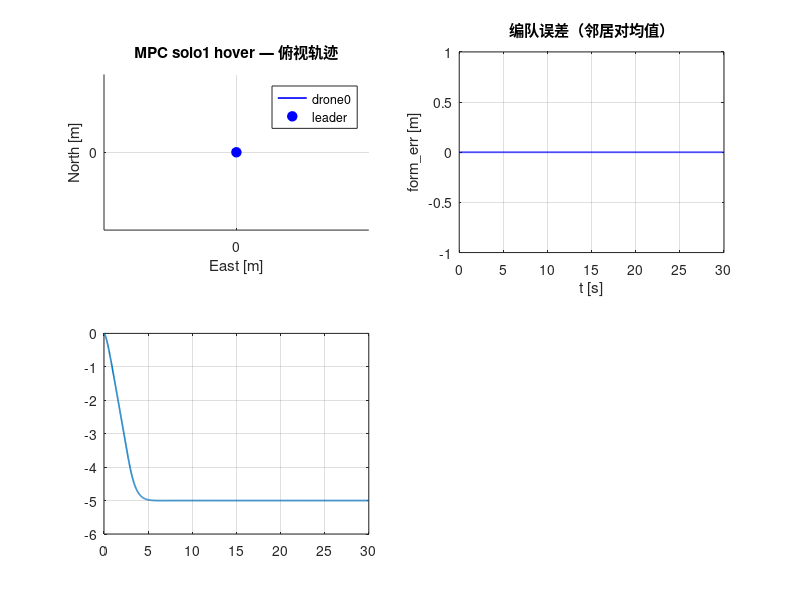

The MATLAB script that drew this image: (Note: this script raises an error after producing the figure.)
function res = mpc_solo1_hover()
%MPC_SOLO1_HOVER  自包含 MPC 验证：单机 × 悬停
%
% 直接运行此文件，无需任何外部依赖（不需要 .slx / 工具箱 / acados）。
%
% ── 场景 ──────────────────────────────────────────────────────────────
% 队形 : solo1（单机，1 机）
% 运动 : hover（悬停）
% 时长 : T = 30 s，成型等待 t_start = 10 s
% 预期结果（对照 results.csv）：
% 预期: PASS（队形+间距+高度全满足，track_err<0.5m）
%
% ── 被控对象 ──────────────────────────────────────────────────────────
% 一阶速度响应（τ=0.3s）近似 PID 速度环 + 6DOF 内环。
% 数值与 Simulink 6DOF 版略有差异，判定逻辑完全一致。
%
% ── 输出 ──────────────────────────────────────────────────────────────
% 控制台打印 form_err / track_err / alt_err / min_sp / VERDICT
% 弹出四格图：俯视轨迹 / 编队误差 / 高度 / 最小间距

%% ── 配置 ─────────────────────────────────────────────────────────────
    cfg.formation = 'solo1';
    cfg.mode      = 'hover';
    cfg.n         = 1;
    cfg.births    = [0 0 0];
    cfg.offsets   = cfg.births;
    cfg.nbrs      = {[]};

    % 期望间距 d*（xy 平面）
    cfg.dstar = cell(cfg.n, 1);
    for i = 1:cfg.n
        js = cfg.nbrs{i};
        if isempty(js)
            cfg.dstar{i} = [];
        else
            cfg.dstar{i} = arrayfun(@(j) norm(cfg.offsets(i,1:2)-cfg.offsets(j,1:2)), js);
        end
    end

    % MPC 参数（= scenarios.yaml defaults）
    cfg.target_alt = -5.0;
    cfg.max_speed  =  3.0;
    cfg.max_climb  =  1.5;
    cfg.max_accel  =  4.0;
    cfg.N          = 30;
    cfg.mpc_dt     = 0.05;
    cfg.q_pos      =  4.0;
    cfg.q_vel      =  2.0;
    cfg.r_acc      =  0.1;
    cfg.q_term_s   =  2.0;
    cfg.d_safe     =  1.5;
    cfg.w_coll     = 200.0;
    cfg.w_form     =  0.5;
    cfg.lm         =  1e-4;
    cfg.kp_z       =  1.0;
    cfg.t_start    = 10.0;
    cfg.T          = 30;

%% ── 初始状态 ─────────────────────────────────────────────────────────
dt    = 0.02;     % 控制周期 50 Hz
tau_v = 0.3;      % 速度环时间常数
n     = cfg.n;

pos    = zeros(3, n);
    pos(:,1) = [0 0 0]';
vel    = zeros(3, n);
vel_sp = zeros(3, n);

%% ── 预计算 QP 矩阵 ────────────────────────────────────────────────────
P_qp = cell(n, 1);
for i = 1:n
    P_qp{i} = precompute(cfg, numel(cfg.nbrs{i}));
end
zg    = cell(n, 1);   % MPC 热启动
peers = cell(n, 1);   % 邻居预测轨迹（上一拍）

%% ── 仿真主循环 ────────────────────────────────────────────────────────
Nsteps  = round(cfg.T / dt);
t_log   = (0:Nsteps-1)' * dt;
pos_log = zeros(Nsteps, 3, n);

fprintf('=== solo1 × hover  （1 机, T=30s）===\n');
tic
for k = 1:Nsteps
    t = (k-1) * dt;
    [lp, lv, la] = leader_state(t, cfg);
    newpeers = cell(n, 1);

    for i = 1:n
        x0  = [pos(:,i); vel(:,i)];
        off = cfg.offsets(i,:);

        % 参考轨迹：二阶 Taylor leader 预测 + 编队偏移
        xref = zeros(cfg.N+1, 6);
        for kk = 0:cfg.N
            tk = kk * cfg.mpc_dt;
            pk = lp + lv*tk + 0.5*la*tk^2 + off;
            pk(3) = cfg.target_alt;
            xref(kk+1,1:3) = pk;
            xref(kk+1,4:5) = lv(1:2) + la(1:2)*tk;
        end

        % 邻居预测（上一拍；缺失 → 队形推断降级）
        js = cfg.nbrs{i}; M = numel(js); nb = [];
        if M > 0
            nb = zeros(M, cfg.N+1, 3);
            for m = 1:M
                j = js(m);
                if ~isempty(peers{j})
                    nb(m,:,:) = peers{j};
                else
                    infer = pos(:,i) + cfg.offsets(j,:)' - cfg.offsets(i,:)';
                    nb(m,:,:) = repmat(infer', cfg.N+1, 1);
                end
            end
        end

        % RTI 求解（GN 单步 + ADMM QP）
        [~, xpred, zg{i}] = solve_rti(x0, xref, nb, cfg.dstar{i}, zg{i}, P_qp{i}, cfg);
        newpeers{i} = xpred(:, 1:3);

        % 速度合成：xy=MPC k=1 速度，z=纯P 高度保持
        vs = zeros(3,1);
        vs(1:2) = xpred(2, 4:5)';
        ez = xref(1,3) - pos(3,i);
        vs(3) = min(max(cfg.kp_z * ez, -cfg.max_climb), cfg.max_climb);
        vn = norm(vs(1:2));
        if vn > cfg.max_speed, vs(1:2) = vs(1:2) * cfg.max_speed / vn; end
        if any(~isfinite(vs)), vs = zeros(3,1); end
        vel_sp(:,i) = vs;
    end
    peers = newpeers;

    % 被控对象：一阶速度响应
    vel = vel + (vel_sp - vel) * (dt / tau_v);
    pos = pos + vel * dt;
    pos_log(k,:,:) = reshape(pos, [1,3,n]);
end
fprintf('  完成 %.1fs\n', toc);

%% ── 指标计算 ─────────────────────────────────────────────────────────
ref = zeros(Nsteps, 2, n); lead_xy = zeros(Nsteps, 2);
for k = 1:Nsteps
    [lp,~,~] = leader_state(t_log(k), cfg);
    lead_xy(k,:) = lp(1:2);
    for i = 1:n, ref(k,:,i) = lp(1:2) + cfg.offsets(i,1:2); end
end

track_err = squeeze(sqrt(sum((pos_log(:,1:2,:) - ref).^2, 2)));
if n == 1, track_err = track_err(:); end

pairs = []; ds = [];
for i = 1:n
    for m = 1:numel(cfg.nbrs{i})
        j = cfg.nbrs{i}(m);
        if j > i, pairs(end+1,:) = [i j]; ds(end+1) = cfg.dstar{i}(m); end %#ok<AGROW>
    end
end
form_err = zeros(Nsteps,1); min_sp = inf(Nsteps,1);
for k = 1:Nsteps
    errs = [];
    for q = 1:size(pairs,1)
        d = norm(pos_log(k,1:2,pairs(q,1)) - pos_log(k,1:2,pairs(q,2)));
        errs(end+1) = abs(d - ds(q)); %#ok<AGROW>
        min_sp(k) = min(min_sp(k), d);
    end
    if ~isempty(errs), form_err(k) = mean(errs); end
end

alt = squeeze(pos_log(:,3,:)); if n==1, alt=alt(:); end
steady  = t_log > cfg.t_start + 8;
m_form  = mean(form_err(steady));
m_track = mean(max(track_err(steady,:), [], 2));
m_alt   = mean(max(abs(alt(steady,:) - cfg.target_alt), [], 2));
m_minsp = min(min_sp(t_log > 8));

%% ── 三级判定 ─────────────────────────────────────────────────────────
core_ok = m_alt < 0.3 && (n==1 || (m_form < 0.3 && m_minsp > cfg.d_safe));
if ~core_ok
    verdict = 'FAIL';
elseif m_track < 0.5
    verdict = 'PASS';
elseif m_track < 1.5
    verdict = 'REVIEW';
else
    verdict = 'FAIL';
end

fprintf('  form_err=%.3fm  track_err=%.3fm  alt_err=%.3fm  min_sp=%.3fm\n', ...
    m_form, m_track, m_alt, m_minsp);
fprintf('  VERDICT: %s\n', verdict);

res = struct('formation','solo1','mode','hover','form_err',m_form, ...
    'track_err',m_track,'alt_err',m_alt,'min_sp',m_minsp,'verdict',verdict);

%% ── 图 ───────────────────────────────────────────────────────────────
figure('Position',[50 50 1280 720]);
cols = lines(n);

subplot(2,2,1); hold on; grid on; axis equal
for i = 1:n
    plot(pos_log(:,2,i), pos_log(:,1,i), '-', 'Color',cols(i,:),'LineWidth',1.2);
    plot(pos_log(end,2,i), pos_log(end,1,i), 'o', 'Color',cols(i,:),'MarkerFaceColor',cols(i,:),'MarkerSize',7);
end
plot(lead_xy(:,2), lead_xy(:,1), 'k--','LineWidth',1);
xlabel('East [m]'); ylabel('North [m]');
title(sprintf('MPC solo1 hover — 俯视轨迹'));
legend([arrayfun(@(i)sprintf('drone%d',i-1),1:n,'UniformOutput',false),{'leader'}],'Location','best');

subplot(2,2,2); plot(t_log, form_err,'b','LineWidth',1.2); grid on
xlabel('t [s]'); ylabel('form\_err [m]'); title('编队误差（邻居对均值）');

subplot(2,2,3); plot(t_log, alt,'LineWidth',1.2); grid on
yline(cfg.target_alt,'k--','LineWidth',1);
xlabel('t [s]'); ylabel('z NED [m]'); title('高度');

subplot(2,2,4); hold on; grid on
if ~isempty(pairs)
    plot(t_log, min_sp,'b','LineWidth',1.2);
    yline(cfg.d_safe,'r--','d\_safe','LineWidth',1);
    ylabel('min spacing [m]'); title('最小间距');
else
    plot(t_log, track_err,'b','LineWidth',1.2);
    ylabel('track\_err [m]'); title('跟踪误差');
end
xlabel('t [s]');
sgtitle(sprintf('solo1 × hover  →  %s  (form=%.3fm  track=%.3fm  minsp=%.2fm)', ...
    verdict, m_form, m_track, m_minsp), 'FontWeight','bold');
end

% ════════════════════════════════════════════════════════════════════════
% 局部函数：完整 MPC 算法，对照 mpc_node.py 注释已标行号
% ════════════════════════════════════════════════════════════════════════

function [p, v, a] = leader_state(t, cfg)
%LEADER_STATE leader 虚拟点位置/速度/加速度（NED）
% 对照 leader_node：t_start 前悬停；line 带端点减速；circle 含向心加速度
alt = cfg.target_alt;
p = [0 0 alt]; v = [0 0 0]; a = [0 0 0];
tau = t - cfg.t_start;
if tau <= 0, return; end

switch cfg.mode
    case 'hover'
        % 原地不动

    case 'line'
        vmax = cfg.lead_v; d = cfg.lead_d; ad = cfg.lead_dec;
        s_dec = d - vmax^2 / (2*ad);
        t1    = s_dec / vmax;
        if tau <= t1
            s = vmax*tau; vx = vmax; ax = 0;
        else
            td = tau - t1;
            if td < vmax/ad
                s = s_dec + vmax*td - 0.5*ad*td^2;
                vx = vmax - ad*td; ax = -ad;
            else
                s = d; vx = 0; ax = 0;
            end
        end
        p(1) = s; v(1) = vx; a(1) = ax;

    case 'circle'   % 圆心在 (-R,0)，t=0 从原点出发，切向 +y 进入
        R = cfg.lead_R; vc = cfg.lead_v; om = vc / R;
        p(1) =  R*cos(om*tau) - R;
        p(2) =  R*sin(om*tau);
        v(1) = -vc*sin(om*tau);
        v(2) =  vc*cos(om*tau);
        a(1) = -vc*om*cos(om*tau);
        a(2) = -vc*om*sin(om*tau);
end
end

% ────────────────────────────────────────────────────────────────────────

function P = precompute(cfg, M)
%PRECOMPUTE 单机 MPC 常量矩阵（M=邻居数）对照 mpc_node._setup_ocp L107-181
N = cfg.N; dt = cfg.mpc_dt; nx = 6; nu = 3;
P.N = N; P.nx = nx; P.nu = nu; P.M = M;
I3 = eye(3);
A  = [I3 dt*I3; zeros(3) I3];
B  = [0.5*dt^2*I3; dt*I3];
P.A = A; P.B = B;
P.nz  = nx*(N+1); P.nuu = nu*N;
P.xidx = @(k) k*nx + (1:nx);
P.uidx = @(k) k*nu + (1:nu);

Phi = zeros(P.nz, nx); Gam = zeros(P.nz, P.nuu); Ak = eye(nx);
Phi(1:nx,:) = Ak;
for k = 1:N
    Ak = A*Ak; Phi(P.xidx(k),:) = Ak;
    for j = 0:k-1
        Gam(P.xidx(k), P.uidx(j)) = A^(k-1-j)*B;
    end
end
P.Phi = Phi; P.Gam = Gam;

P.Q  = diag([cfg.q_pos*[1 1 1], cfg.q_vel*[1 1 1]]);
P.Qe = diag([cfg.q_pos*cfg.q_term_s*[1 1 1], cfg.q_vel*[1 1 1]]);
P.R  = cfg.r_acc * eye(3);
Hx = zeros(P.nz, 1);
for k = 0:N-1, Hx(P.xidx(k)) = 2*diag(P.Q); end
Hx(P.xidx(N)) = 2*diag(P.Qe);
P.Hx_diag = Hx;
P.Hu = 2*kron(eye(N), P.R) + 2*cfg.lm*eye(P.nuu);

vel_rows = []; lv = []; uv = [];
for k = 1:N-1
    ix = P.xidx(k); vel_rows = [vel_rows, ix(4:6)]; %#ok<AGROW>
    lv = [lv; -cfg.max_speed; -cfg.max_speed; -cfg.max_climb]; %#ok<AGROW>
    uv = [uv;  cfg.max_speed;  cfg.max_speed;  cfg.max_climb]; %#ok<AGROW>
end
P.vel_rows = vel_rows;
P.Acon = [eye(P.nuu); Gam(vel_rows,:)];
P.lu = -cfg.max_accel * ones(P.nuu,1);
P.uu =  cfg.max_accel * ones(P.nuu,1);
P.lv = lv; P.uv = uv;
end

% ────────────────────────────────────────────────────────────────────────

function [u0, xpred, ws] = solve_rti(x0, xref, nb, dstar, ws, P, cfg)
%SOLVE_RTI 单次 Gauss-Newton RTI（= acados SQP_RTI 语义）
% 跟踪/输入项精确线性化；碰撞/编队残差在上一拍 xbar 处 GN 线性化
N = P.N; nx = P.nx; M = P.M;
if isempty(ws)
    ws = struct('u', zeros(P.nuu,1), 'y', [], 'xbar', repmat(x0', N+1, 1));
end

Hx = spdiags(P.Hx_diag, 0, P.nz, P.nz);
fx = zeros(P.nz, 1);
for k = 0:N-1, fx(P.xidx(k)) = -2 * P.Q * xref(k+1,:)'; end
fx(P.xidx(N)) = -2 * P.Qe * xref(N+1,:)';

% 碰撞/编队 GN 项（对照 mpc_node L130-135）
swc = sqrt(cfg.w_coll); swf = sqrt(cfg.w_form);
for k = 0:N-1
    ix = P.xidx(k); ixy = ix(1:2);
    xy = ws.xbar(k+1, 1:2)';
    for m = 1:M
        nxy = squeeze(nb(m, k+1, 1:2));
        df = xy - nxy; d = sqrt(df'*df + 1e-6);
        g = swf*df/d; r = swf*(d - dstar(m));         % 编队
        Hx(ixy,ixy) = Hx(ixy,ixy) + 2*(g*g');
        fx(ixy) = fx(ixy) + 2*(r - g'*xy)*g;
        if d < cfg.d_safe                               % 碰撞（激活区）
            g = -swc*df/d; r = swc*(cfg.d_safe - d);
            Hx(ixy,ixy) = Hx(ixy,ixy) + 2*(g*g');
            fx(ixy) = fx(ixy) + 2*(r - g'*xy)*g;
        end
    end
end

phix = P.Phi * x0;
Pu   = (P.Gam'*(Hx*P.Gam) + P.Hu); Pu = (Pu+Pu')/2;
qu   = P.Gam' * (fx + Hx*phix);
l    = [P.lu; P.lv - phix(P.vel_rows)];
u    = [P.uu; P.uv - phix(P.vel_rows)];

[usol, ydual] = admm(Pu, qu, P.Acon, l, u, ws.u, ws.y);
if any(~isfinite(usol)), usol = ws.u; end
xstack = phix + P.Gam*usol;
xpred  = reshape(xstack, nx, N+1)';
u0 = usol(1:P.nu);
ws.u = usol; ws.y = ydual; ws.xbar = xpred;
end

% ────────────────────────────────────────────────────────────────────────

function [u, y] = admm(P, q, A, l, ub, u0, y0)
%ADMM OSQP 风格 ADMM 求解  min ½uᵀPu + qᵀu  s.t. l ≤ Au ≤ ub（无工具箱）
rho = 10.0; sigma = 1e-6; iters = 200; tol = 1e-4;
nu = numel(q);
if isempty(u0), u0 = zeros(nu,1); end
if isempty(y0), y0 = zeros(size(A,1),1); end
u = u0; y = y0; z = min(max(A*u, l), ub);
K = chol(P + sigma*eye(nu) + rho*(A'*A), 'lower');
for it = 1:iters
    u     = K' \ (K \ (sigma*u - q + A'*(rho*z - y)));
    Au    = A*u; z_new = min(max(Au + y/rho, l), ub);
    y     = y + rho*(Au - z_new);
    if norm(Au-z_new,inf)<tol && rho*norm(z_new-z,inf)<tol, break; end
    z = z_new;
end
end
